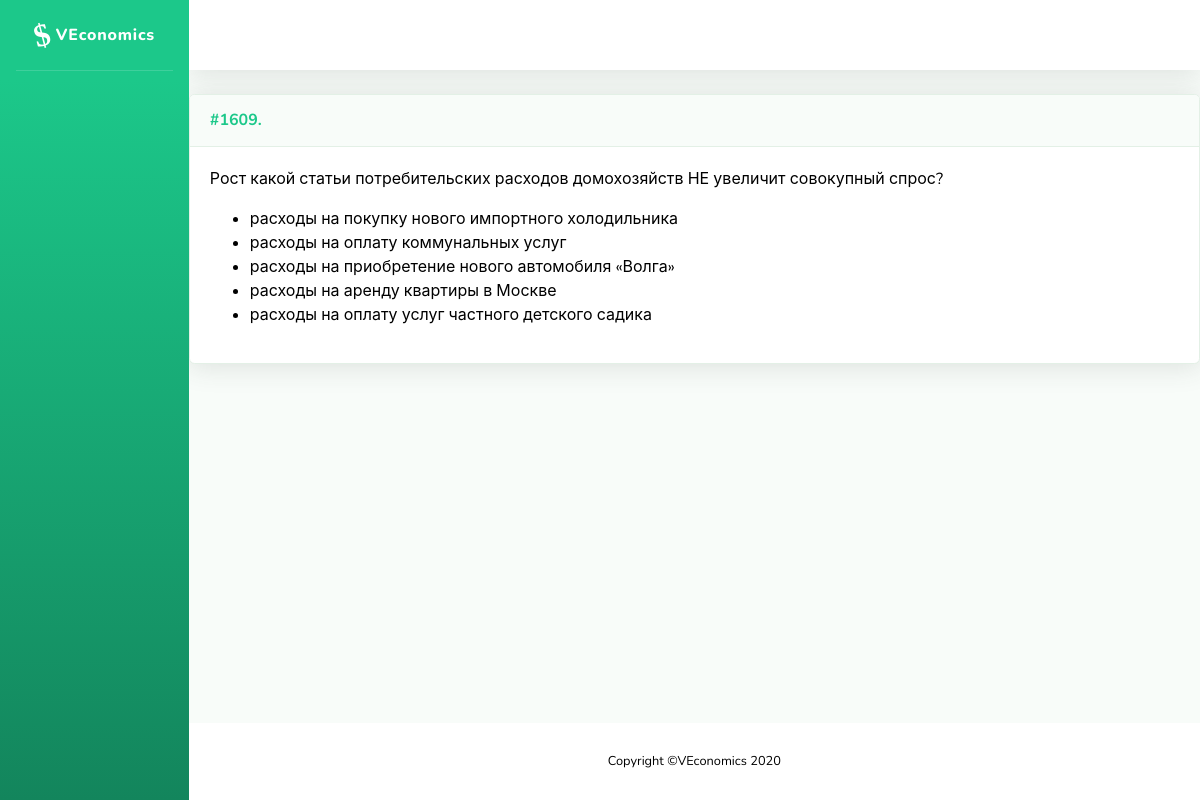
Page /problems/1609 on the committed database.
### problems/models.py (models this page shows, shortened)
class Problem(models.Model):
    name = models.CharField('Название', max_length=200, blank=True, null=True)
    task = RichTextUploadingField('Условие')
    problem_type = models.IntegerField('Тип задачи', choices=TYPE_CHOICES, blank=False, null=False, default=0)
    short_answer = models.CharField('Ответ (для автоматической проверки)', max_length=200, blank=True)
    yesno_answer = models.IntegerField('Ответ ДА/НЕТ', choices=YESNO_CHOICES, blank=False, default=0)
    solution = RichTextUploadingField('Решение', blank=True)
    hint = RichTextUploadingField('Подсказка', blank=True)
    topics = models.ManyToManyField(Topic, related_name="problems", verbose_name='Темы')
    assignments = models.ManyToManyField(User, through='Assignment', through_fields=['problem', 'person'])
    class Meta:
        ordering = ['id']

class Variant(models.Model):
    text = models.CharField('Вариант ответа', max_length=1000, blank=False)
    right = models.BooleanField('Верный ответ', blank=False, null=False, default=False)
    problem = models.ForeignKey(Problem, verbose_name="Задача", on_delete=models.CASCADE, blank=True, null=True, related_name='variants')
    order = models.IntegerField('Порядковый номер', blank=False, null=False, default=0)
    class Meta:
        verbose_name = 'Ответ'
        verbose_name_plural = 'Ответы'

### problems/views.py (the view)
# urls.py: path('<int:pk>', views.ProblemDetailView.as_view(), name='problem-detail'),
class ProblemDetailView(DetailView):
    model = Problem

### problems/templates/problems/problem_detail.html
{% extends "problems/sb/base.html" %}
{% block content %}
        {% include 'problems/problem.html' %}
{% endblock %}

### problems/templates/problems/problem.html (shortened to what this page needs)
{% autoescape off%}
<div class="problem">
    <div class="card shadow mb-4">
        <div class="problem-header">
            <a name="problem-{{ problem.id }}" class="d-block card-header py-3" role="button" aria-expanded="true" aria-controls="collapse">
                    <h6 class="m-0 font-weight-bold text-primary">
                        <nobr>
                            <div class="problem-id">
                                #{{ problem.id }}.
                            </div>
                        </nobr>
                    </h6>
            </a>
        </div>
        <div class="card-body">
        <div class="collapse show" id="problem-{{ problem.id }}">
            <div class="problem-task">
                {{ problem.task }}
                {% if not problem.submit and not problem.assignment and not problem.form %}
                    {% if problem.variants %}
                        <ul>
                            {% for variant in problem.variants.all %}
                                <li>
                                    {{ variant.text }}
                                </li>
                            {% endfor %}
                        </ul>
                    {% endif %}
                {% endif %}
            </div>
        </div>
    </div>
    </div>
</div>
{% endautoescape %}

### problems/static/problems/main.css (style rules this page uses)
.problem-header { white-space:nowrap }
h6 div { display:inline-block; }

### rows in the picture
Problem: id "1609", task "Рост какой статьи потребительских расходов домохозяйств НЕ увеличит совокупный спрос?"
Variant: text "расходы на покупку нового импортного холодильника"
Variant: text "расходы на оплату коммунальных услуг"
Variant: text "расходы на приобретение нового автомобиля «Волга»"
Variant: text "расходы на аренду квартиры в Москве"
Variant: text "расходы на оплату услуг частного детского садика"
